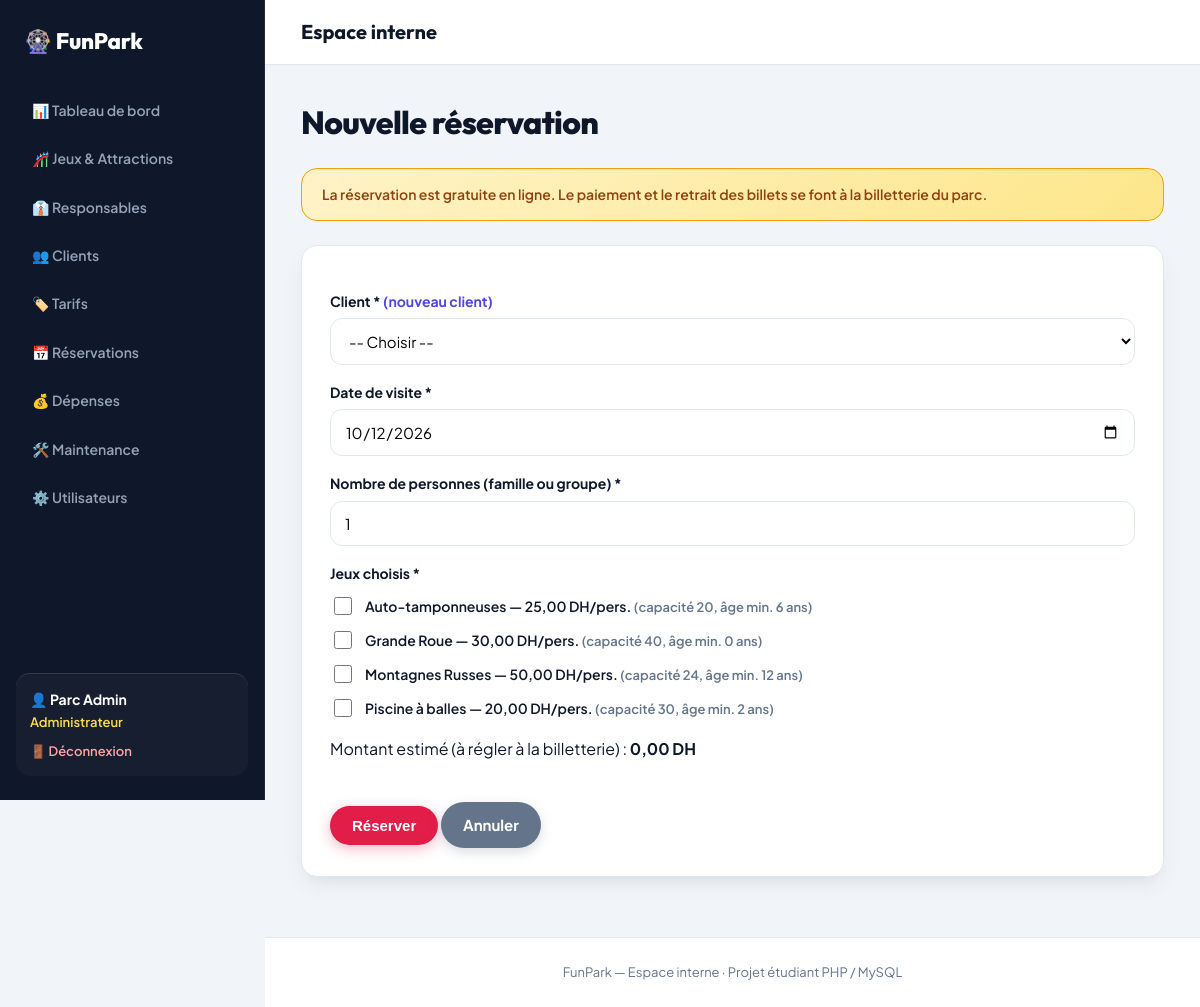
The page /index.php?page=reservations&action=creer (signed in) on the database its author committed.
### tables this page shows
CREATE TABLE jeu (
  id_jeu INT AUTO_INCREMENT PRIMARY KEY,
  nom VARCHAR(80) NOT NULL,
  description TEXT,
  categorie VARCHAR(50) NOT NULL,
  age_minimum INT NOT NULL DEFAULT 0,
  capacite INT NOT NULL,
  duree_session INT NOT NULL,
  tarif DECIMAL(8,2) NOT NULL,
  etat ENUM('disponible','en_fonctionnement','en_maintenance','hors_service','ferme_temporairement') NOT NULL DEFAULT 'disponible',
  date_mise_service DATE,
  actif TINYINT(1) NOT NULL DEFAULT 1,
  id_responsable INT NULL,
  FOREIGN KEY (id_responsable) REFERENCES responsable(id_responsable)
);

### controllers/ReservationController.php (called while the page is built, shortened)
<?php
class ReservationController {
    private $pdo, $reservation;
    public function __construct($pdo) {
        $this->pdo = $pdo;
    }
    public function actionCreer() {
        $role = roleActuel();
        $erreurs = [];
        $form = ['id_client' => '', 'date_visite' => date('Y-m-d', strtotime('+1 day')), 'nombre_personnes' => 1, 'jeux' => []];
        vue('reservations/form', [
            'form' => $form, 'erreurs' => $erreurs,
            'jeux' => (new Jeu($this->pdo))->reservables(),
            'clients' => in_array($role, ['admin', 'agent'], true) ? (new Client($this->pdo))->tous() : [],
        ]);
    }
}

### index.php (called while the page is built, shortened)
<?php
require RACINE . '/config/helpers.php';
$action = $_GET['action'] ?? 'index';
try {
    $controleur = new $nomClasse(getPDO());
    $methode = 'action' . ucfirst($action);
    $controleur->$methode();
} catch (PDOException $e) {
    die("Erreur de base de données : " . e($e->getMessage()));
}

### models/Jeu.php (called while the page is built, shortened)
<?php
class Jeu {
    private $pdo;
    public function __construct($pdo) { $this->pdo = $pdo; }
    public function reservables() {
        return $this->pdo->query("SELECT * FROM jeu WHERE actif = 1 AND etat IN ('disponible','en_fonctionnement') ORDER BY nom")->fetchAll();
    }
}

### views/reservations/form.php (the view, shortened to what this page needs)
<?php $titrePage = 'Nouvelle réservation'; $role = roleActuel(); ?>
<h1>Nouvelle réservation</h1>
<form method="post" class="formulaire validation">
    <?php if (in_array($role, ['admin', 'agent'], true)): ?>
    <label>Client * <a href="<?= e(url('clients', 'ajouter')) ?>">(nouveau client)</a></label>
    <select name="id_client" required><option value="">-- Choisir --</option>
    </select>
    <?php endif; ?>
    <label>Date de visite *</label>
    <input type="date" name="date_visite" min="<?= date('Y-m-d') ?>" value="<?= e($form['date_visite']) ?>" required>
    <label>Nombre de personnes (famille ou groupe) *</label>
    <input type="number" id="nb-personnes" name="nombre_personnes" min="1" value="<?= e($form['nombre_personnes']) ?>" required>
    <label>Jeux choisis *</label>
    <?php foreach ($jeux as $j): ?>
        <label class="case">
            <input type="checkbox" class="jeu-choisi" name="jeux[]" value="<?= (int)$j['id_jeu'] ?>" data-prix="<?= e($j['tarif']) ?>"
                   <?= in_array($j['id_jeu'], $form['jeux']) ? 'checked' : '' ?>>
            <span><?= e($j['nom']) ?> — <?= montant($j['tarif']) ?>/pers. <small>(capacité <?= (int)$j['capacite'] ?>, âge min. <?= (int)$j['age_minimum'] ?> ans)</small></span>
        </label>
    <?php endforeach; ?>
    <p>Montant estimé (à régler à la billetterie) : <strong id="total-resa">0,00 DH</strong></p>
    <button class="btn" type="submit">Réserver</button>
    <a class="btn gris" href="<?= e(estPersonnel() ? url('reservations') : url('accueil')) ?>">Annuler</a>
</form>

### public/css/style.css (style rules this page uses)
:root { --font-body: 'Plus Jakarta Sans', system-ui, -apple-system, sans-serif; --font-heading: 'Outfit', 'Plus Jakarta Sans', sans-serif; --violet: #4f46e5; --violet-fonce: #0f172a; --violet-back: #1e1b4b; --magenta: #e11d48; --magenta-hover: #be123c; --or: #f59e0b; --or-clair: #fde047; --ciel: #0284c7; --emerald: #10b981; --creme: #f8fafc; --blanc: #ffffff; --texte: #0f172a; --texte-doux: #64748b; --bordure: #e2e8f0; --ombre: 0 10px 25px -5px rgba(15, 23, 42, 0.08), 0 8px 10px -6px rgba(15, 23, 42, 0.04); --ombre-forte: 0 20px 35px -5px rgba(15, 23, 42, 0.14), 0 10px 15px -5px rgba(15, 23, 42, 0.08); --rayon: 16px; --rayon-lg: 24px; --nav-h: 76px; --sidebar-w: 265px; }
*, *::before, *::after { box-sizing: border-box; }
html { scroll-behavior: smooth; width: 100%; min-height: 100%; margin: 0; padding: 0; }
body { width: 100%; min-height: 100%; margin: 0; padding: 0; font-family: var(--font-body); background: var(--creme); color: var(--texte); line-height: 1.6; -webkit-font-smoothing: antialiased; }
h1, h2, h3, h4, h5, h6 { font-family: var(--font-heading); font-weight: 700; letter-spacing: -0.02em; }
a { color: var(--violet); text-decoration: none; transition: all 0.2s ease; }
body.mode-admin { display: flex; flex-direction: row; width: 100%; min-height: 100vh; margin: 0; padding: 0; background: #f1f5f9; }
.mode-admin .entete, .mode-admin .filtres, .mode-admin .tableau, .mode-admin table, .mode-admin .cartes, .mode-admin .deux-colonnes, .mode-admin .carte, .mode-admin .formulaire, .mode-admin .message, .mode-admin .bandeau-info, .mode-admin .grille-jeux, .mode-admin .grille-tarifs, .mode-admin .carte-detail-jeu, .mode-admin .detail-jeu-grille { width: 100% !important; max-width: none !important; box-sizing: border-box; }
h1 { font-size: 2rem; margin: 0 0 20px; color: var(--violet-fonce); font-weight: 800; }
.btn { display: inline-flex; align-items: center; justify-content: center; gap: 8px; background: linear-gradient(135deg, var(--magenta), #e11d48); color: var(--blanc) !important; border: none; padding: 11px 22px; border-radius: 999px; cursor: pointer; font-size: 15px; font-weight: 700; box-shadow: 0 4px 14px rgba(225, 29, 72, 0.3); transition: all 0.2s cubic-bezier(0.16, 1, 0.3, 1); }
.btn.gris { background: #64748b; box-shadow: 0 4px 12px rgba(100, 116, 139, 0.25); }
.formulaire, .carte { background: var(--blanc); padding: 28px; border-radius: var(--rayon); box-shadow: var(--ombre); border: 1px solid var(--bordure); }
.formulaire { max-width: 680px; }
label { display: block; margin: 16px 0 6px; font-weight: 700; font-size: 14px; color: var(--texte); }
label.case { font-weight: 600; margin: 10px 0; display: flex; gap: 10px; align-items: center; cursor: pointer; }
input[type=text], input[type=email], input[type=password], input[type=number], input[type=date], select, textarea { width: 100%; padding: 12px 14px; border: 1px solid var(--bordure); border-radius: 12px; font-size: 15px; background: var(--blanc); font-family: inherit; transition: all 0.2s ease; }
input[type=checkbox] { width: 18px; height: 18px; accent-color: var(--violet); }
.formulaire .btn { margin-top: 24px; }
small { color: var(--texte-doux); font-size: 13px; }

### rows shown on the page
jeu: nom "Auto-tamponneuses", tarif "25,00 DH", capacite "20", age_minimum "6"
jeu: nom "Grande Roue", tarif "30,00 DH", capacite "40", age_minimum "0"
jeu: nom "Montagnes Russes", tarif "50,00 DH", capacite "24", age_minimum "12"
jeu: nom "Piscine à balles", tarif "20,00 DH", capacite "30", age_minimum "2"

### other values the page prints
$_SESSION['user']['prenom'] . ' ' . $_SESSION['user']['nom'] "Parc Admin"
libelle($role) "Administrateur"
$titrePage "Espace interne"
